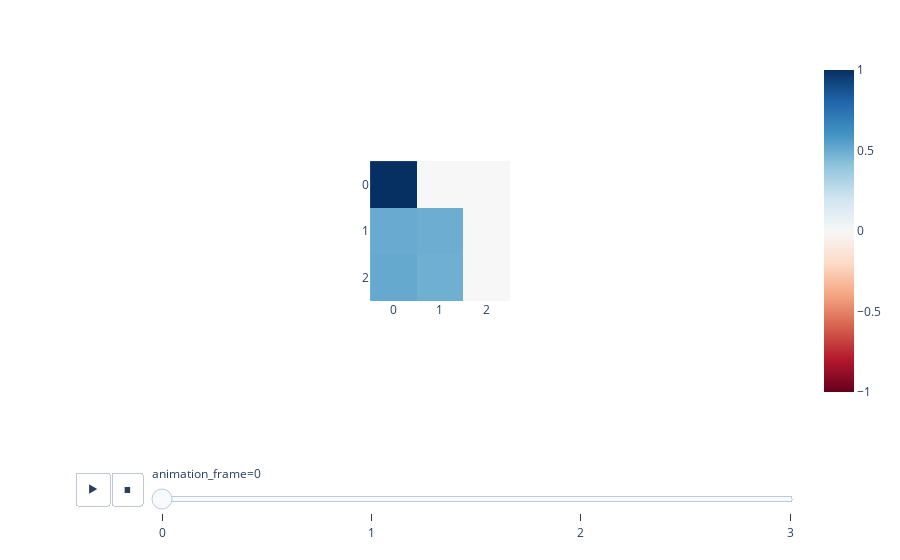

The notebook cell saved with this chart:
### Code cell
from transformer_lens import utils

def patch_attn_mat_eq(
    attention_scores,
    hook,
):

    attention_scores[:, :, 2, 2] = -1000000000000
    return attention_scores

model.remove_all_hook_fns()
model.add_hook(utils.get_act_name('attn_scores', 0), patch_attn_mat_eq)

with torch.no_grad():
  patched_logits, patched_cache = model.run_with_cache(all_data)

torch.cuda.empty_cache()

print(F.cross_entropy(patched_logits[:, -1, :].squeeze(), labels))

attn_pattern_patched = patched_cache['blocks.0.attn.hook_pattern']

imshow(attn_pattern_patched.mean(dim=0), animation_frame=0)

### Figure 1 — Plotly figure (JSON) as saved in the notebook; plotly's stock layout.template omitted (floating-point values rounded to 4 significant figures)
{"data": [{"coloraxis": "coloraxis", "hovertemplate": "x: %{x}<br>y: %{y}<br>color: %{z}<extra></extra>", "name": "0", "type": "heatmap", "xaxis": "x", "yaxis": "y", "z": [[1, 0, 0], [0.5044, 0.4956, 0], [0.5112, 0.4888, 0]]}], "layout": {"autosize": true, "coloraxis": {"cmid": 0, "colorscale": [[0, "rgb(103,0,31)"], [0.1, "rgb(178,24,43)"], [0.2, "rgb(214,96,77)"], [0.3, "rgb(244,165,130)"], [0.4, "rgb(253,219,199)"], [0.5, "rgb(247,247,247)"], [0.6, "rgb(209,229,240)"], [0.7, "rgb(146,197,222)"], [0.8, "rgb(67,147,195)"], [0.9, "rgb(33,102,172)"], [1, "rgb(5,48,97)"]]}, "margin": {"t": 60}, "sliders": [{"active": 0, "currentvalue": {"prefix": "animation_frame="}, "len": 0.9, "pad": {"b": 10, "t": 60}, "steps": [{"args": [["0"], {"frame": {"duration": 0, "redraw": true}, "fromcurrent": true, "mode": "immediate", "transition": {"duration": 0, "easing": "linear"}}], "label": "0", "method": "animate"}, {"args": [["1"], {"frame": {"duration": 0, "redraw": true}, "fromcurrent": true, "mode": "immediate", "transition": {"duration": 0, "easing": "linear"}}], "label": "1", "method": "animate"}, {"args": [["2"], {"frame": {"duration": 0, "redraw": true}, "fromcurrent": true, "mode": "immediate", "transition": {"duration": 0, "easing": "linear"}}], "label": "2", "method": "animate"}, {"args": [["3"], {"frame": {"duration": 0, "redraw": true}, "fromcurrent": true, "mode": "immediate", "transition": {"duration": 0, "easing": "linear"}}], "label": "3", "method": "animate"}], "x": 0.1, "xanchor": "left", "y": 0, "yanchor": "top"}], "updatemenus": [{"buttons": [{"args": [null, {"frame": {"duration": 500, "redraw": true}, "fromcurrent": true, "mode": "immediate", "transition": {"duration": 500, "easing": "linear"}}], "label": "&#9654;", "method": "animate"}, {"args": [[null], {"frame": {"duration": 0, "redraw": true}, "fromcurrent": true, "mode": "immediate", "transition": {"duration": 0, "easing": "linear"}}], "label": "&#9724;", "method": "animate"}], "direction": "left", "pad": {"r": 10, "t": 70}, "showactive": false, "type": "buttons", "x": 0.1, "xanchor": "right", "y": 0, "yanchor": "top"}], "xaxis": {"anchor": "y", "autorange": true, "constrain": "domain", "domain": [0.4029, 0.5971], "range": [-0.5, 2.5], "scaleanchor": "y"}, "yaxis": {"anchor": "x", "autorange": true, "constrain": "domain", "domain": [0, 1], "range": [2.5, -0.5]}}}
